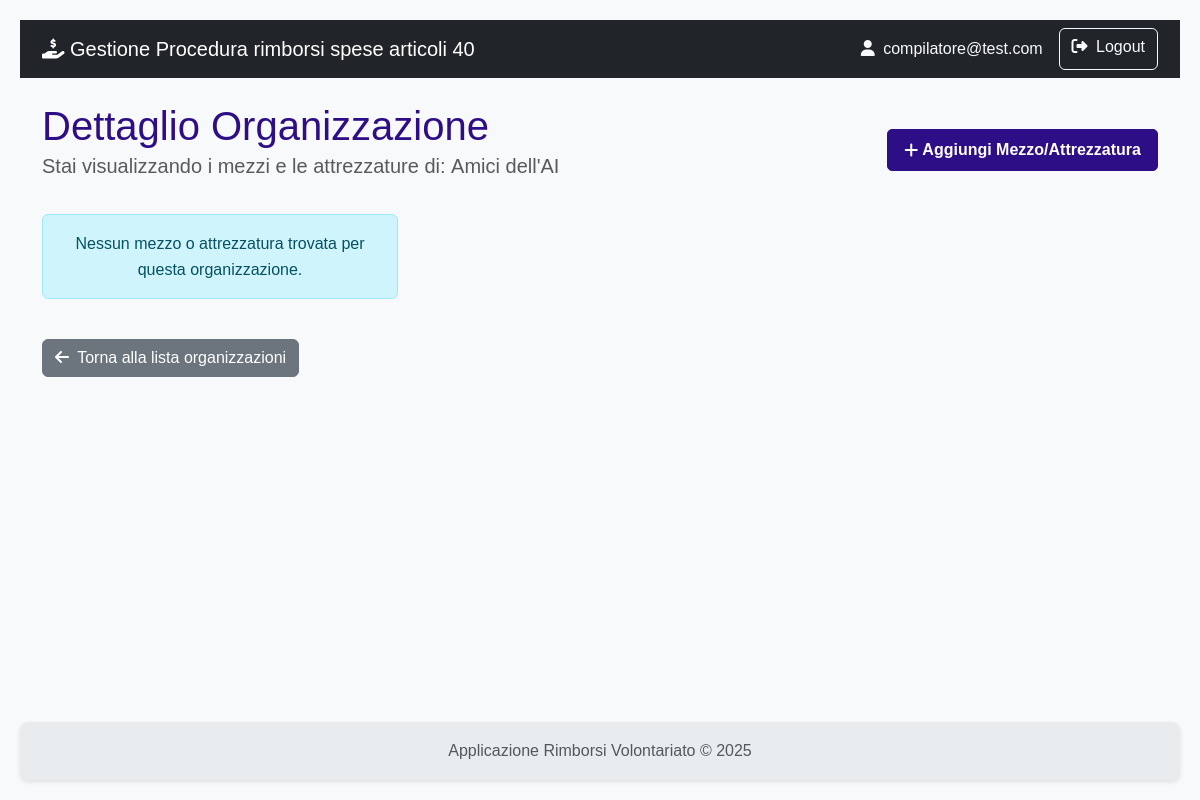
Page /anagrafica/organizzazioni/4/mezzi (signed in) on the earlier database version.
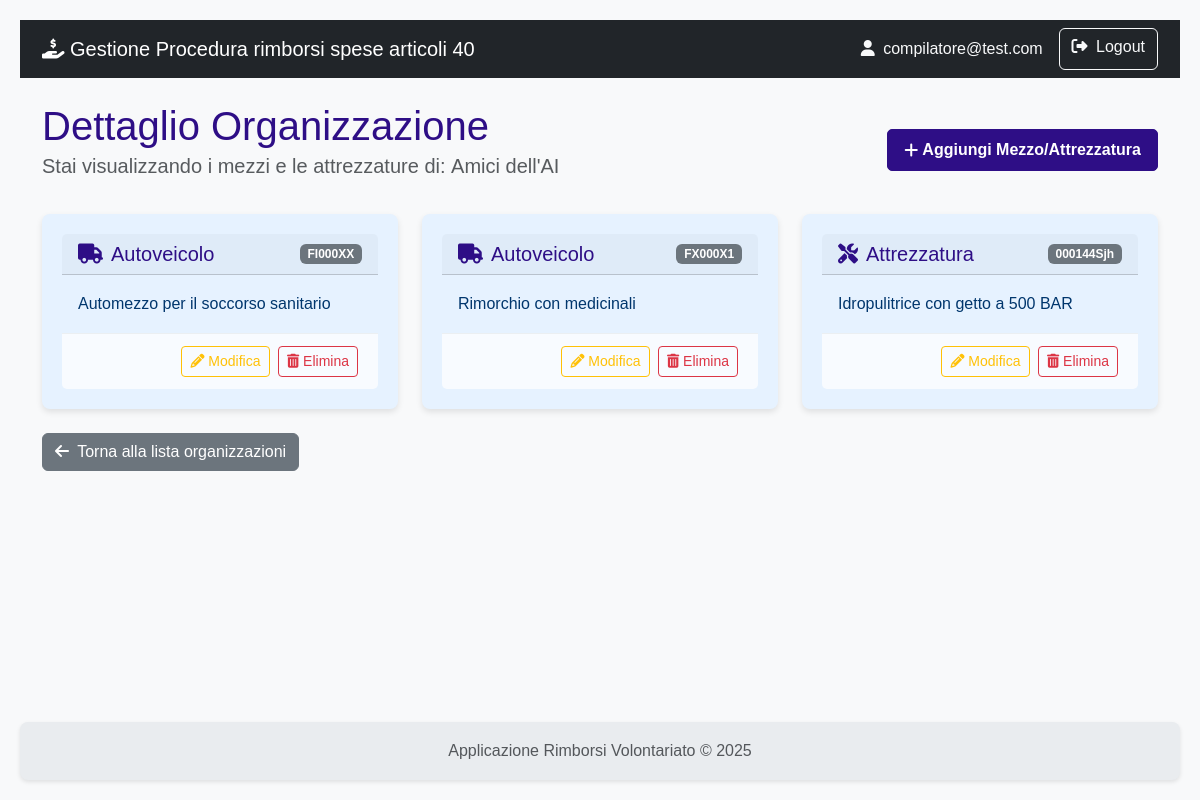
Same page on the later database version.
### rimborsi/models.py (models this page shows)
class MezzoAttrezzatura(db.Model):
    id = db.Column(db.Integer, primary_key=True)
    tipologia = db.Column(db.String(1), nullable=False)
    targa_inventario = db.Column(db.String(50), unique=True, nullable=False)
    descrizione = db.Column(db.String(200))
    organizzazione_id = db.Column(db.Integer, db.ForeignKey('organizzazione.id'), nullable=False)

### rimborsi/anagrafica/routes.py (the view)
@anagrafica_bp.route('/organizzazioni/<int:org_id>/mezzi')
@login_required
def lista_mezzi(org_id):
    organizzazione = Organizzazione.query.get_or_404(org_id)
    return render_template('anagrafica/lista_mezzi.html', organizzazione=organizzazione)

### rimborsi/templates/anagrafica/lista_mezzi.html (shortened to what this page needs)
{% extends 'base.html' %}
{% block content %}
    <div class="d-flex justify-content-between align-items-center mb-3">
        <div>
            <h1 class="mb-0">Dettaglio Organizzazione</h1>
            <p class="lead text-muted">Stai visualizzando i mezzi e le attrezzature di: <strong>{{ organizzazione.nome }}</strong></p>
        </div>
        <a href="{{ url_for('anagrafica.crea_mezzo', org_id=organizzazione.id) }}" class="btn btn-primary">
            <i class="fas fa-plus me-1"></i> Aggiungi Mezzo/Attrezzatura
        </a>
    </div>
    <div class="row row-cols-1 row-cols-md-2 row-cols-lg-3 g-4">
        {% for mezzo in organizzazione.mezzi %}
        <div class="col">
            <div class="card h-100 shadow-sm">
                <div class="card-header d-flex justify-content-between align-items-center">
                    <h5 class="mb-0">
                        {% if mezzo.tipologia == 'M' %}
                            <i class="fas fa-truck me-2"></i>Autoveicolo
                        {% else %}
                            <i class="fas fa-tools me-2"></i>Attrezzatura
                        {% endif %}
                    </h5>
                    <span class="badge bg-secondary">{{ mezzo.targa_inventario }}</span>
                </div>
                <div class="card-body">
                    <p class="card-text">{{ mezzo.descrizione or 'Nessuna descrizione fornita.' }}</p>
                </div>
                <div class="card-footer text-end">
                    <a href="{{ url_for('anagrafica.modifica_mezzo', mezzo_id=mezzo.id) }}" class="btn btn-outline-warning btn-sm" title="Modifica">
                        <i class="fas fa-pencil-alt"></i> Modifica
                    </a>
                    <form action="{{ url_for('anagrafica.cancella_mezzo', mezzo_id=mezzo.id) }}" method="POST" class="d-inline ms-1">
                        <button type="submit" class="btn btn-outline-danger btn-sm" onclick="return confirm('Sei sicuro di voler eliminare questo elemento?');" title="Elimina">
                            <i class="fas fa-trash-alt"></i> Elimina
                        </button>
                    </form>
                </div>
            </div>
        </div>
        {% else %}
        <div class="col-12">
            <div class="alert alert-info text-center" role="alert">
                Nessun mezzo o attrezzatura trovata per questa organizzazione.
            </div>
        </div>
        {% endfor %}
    </div>
    <div class="mt-4">
        <a href="{{ url_for('anagrafica.lista_organizzazioni') }}" class="btn btn-secondary">
            <i class="fas fa-arrow-left me-1"></i> Torna alla lista organizzazioni
        </a>
    </div>
{% endblock %}

Differences in the rows shown:
added MezzoAttrezzatura: tipologia "M" (drawn), targa_inventario "FI000XX", descrizione "Automezzo per il soccorso sanitario"
added MezzoAttrezzatura: tipologia "M" (drawn), targa_inventario "FX000X1", descrizione "Rimorchio con medicinali"
added MezzoAttrezzatura: tipologia "A" (drawn), targa_inventario "000144Sjh", descrizione "Idropulitrice con getto a 500 BAR"
Other differences:
text no longer shown: "Nessun mezzo o attrezzatura trovata per questa organizzazione."
